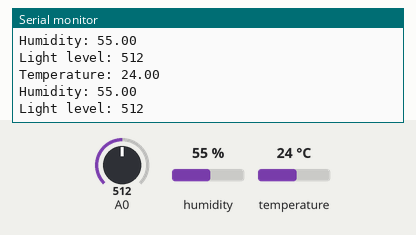
The sketch below on a simulated Arduino Uno, built with avr-gcc and run on an emulated ATmega328P. On the bench: the last lines printed to the serial monitor. The inputs (shaded band) are chosen by the test bench; at power-on: humidity 55 %, A0 = 512, temperature 24 °C.

Above: at 1.3 s.
1.4 s: humidity set to 22 %
At 2.36 s:
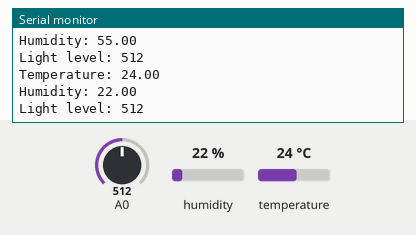
2.9 s: A0 set to 716
At 3.9 s:
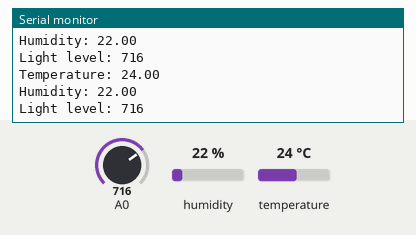
4.4 s: temperature set to 12 °C
5.9 s: A0 set to 900
At 6.42 s:
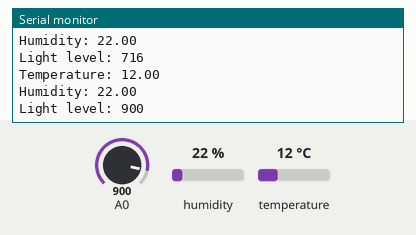
7.4 s: humidity set to 40 %
At 8.45 s:
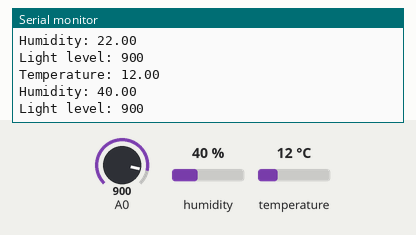
Timing chart, 0 to 9.9 s (numbered marks = the images above; inputs shaded):
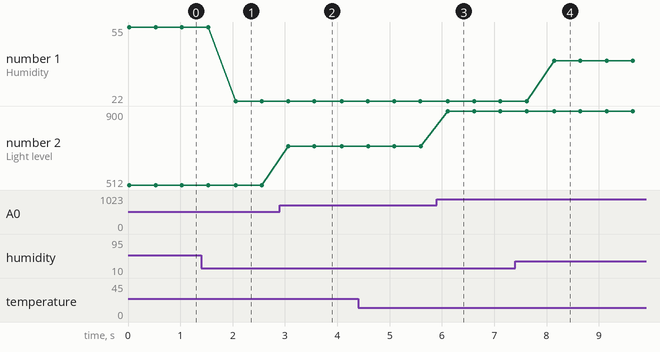

The sketch:

sensors_test.ino
```cpp
// Test sketch for the DHT11 & photocell sensors

// Include required libraries
#include "DHT.h"

// Variables
int lightLevel;
float humidity;
float temperature;

// DHT11 sensor pins
#define DHTPIN 7
#define DHTTYPE DHT11

// DHT instance
DHT dht(DHTPIN, DHTTYPE);

void setup(void)
{

  // Initialize DHT sensor
  dht.begin();

  // Init serial
  Serial.begin(115200);

}

void loop(void)
{

    // Measure the humidity
    float temperature = dht.readTemperature();
    float humidity = dht.readHumidity();
    int lightLevel = analogRead(A0);

    // Print measurements
    Serial.print("Temperature: ");
    Serial.println(temperature);
    Serial.print("Humidity: ");
    Serial.println(humidity);
    Serial.print("Light level: ");
    Serial.println(lightLevel);
    Serial.println("");

    // Repeat every 500 ms
    delay(500);

}
```

Measured:
- after the input at 1.4 s, the serial monitor: prints a new line after 0.65 s (image 1)
- after the input at 2.9 s, the serial monitor: prints a new line after 0.16 s (image 2)
- after the input at 5.9 s, the serial monitor: prints a new line after 0.22 s (image 3)
- after the input at 7.4 s, the serial monitor: prints a new line after 0.74 s (image 4)
- plotted number 1: 55 → 22 after the input at 1.4 s, 22 → 40 after the input at 7.4 s
- plotted number 2: 512 → 716 after the input at 2.9 s, 716 → 900 after the input at 5.9 s
